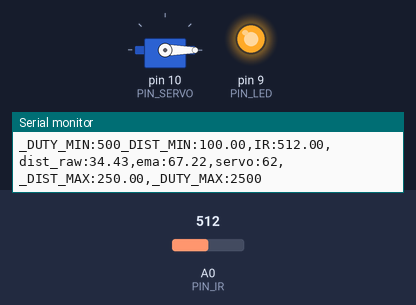
The sketch below on a simulated Arduino Uno, built with avr-gcc and run on an emulated ATmega328P. Parts: servo, output pins drawn as LEDs (lit = HIGH), the last lines printed to the serial monitor. The test bench sets the inputs (shaded band); at power-on: A0 (PIN_IR) = 512.

Above: at 1.2 s.
1.3 s: A0 (PIN_IR) set to 363
2.8 s: A0 (PIN_IR) set to 340
At 3.6 s:
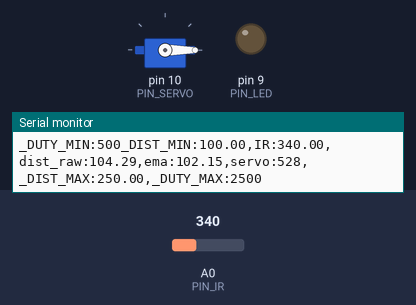
4.3 s: A0 (PIN_IR) set to 240
At 4.8 s:
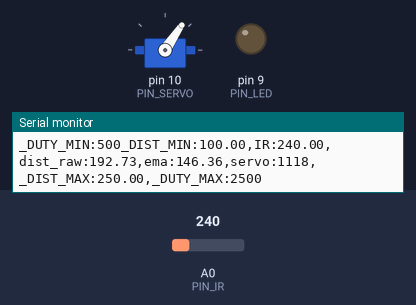
5.8 s: A0 (PIN_IR) set to 122
At 7.0 s:
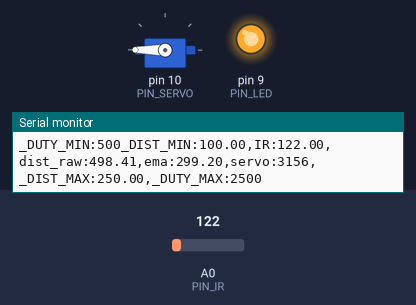
7.3 s: A0 (PIN_IR) set to 510
At 8.2 s:
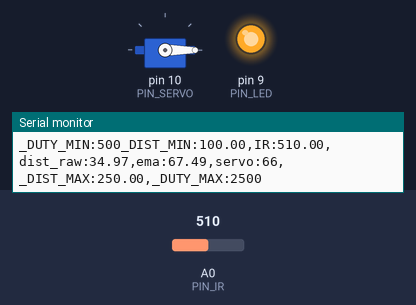
8.8 s: A0 (PIN_IR) set to 90
At 9.4 s:
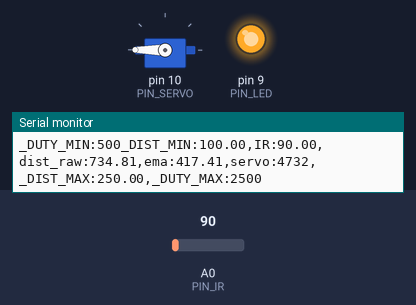
Timing chart, 0 to 11.3 s (numbered marks = the images above; inputs shaded):
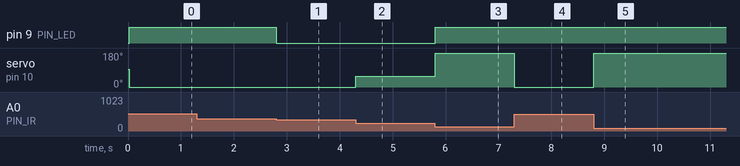

The sketch:

17_example_3.ino
```cpp
#include <Servo.h>

// Arduino pin assignment
#define PIN_IR    0     // IR sensor at Pin A0
#define PIN_LED   9
#define PIN_SERVO 10

#define _DUTY_MIN 500  // servo full clock-wise position (0 degree)
#define _DUTY_NEU 1500 // servo neutral position (90 degree)
#define _DUTY_MAX 2500 // servo full counter-clockwise position (180 degree)

#define _DIST_MIN  100.0 // minimum distance 100mm (10cm)
#define _DIST_MAX  250.0 // maximum distance 250mm (25cm)

#define EMA_ALPHA  0.5   // for EMA Filter

#define LOOP_INTERVAL 20 // Loop Interval (unit: msec)

Servo myservo;
unsigned long last_loop_time; // unit: msec

float dist_prev = _DIST_MIN;
float dist_ema = _DIST_MIN;

void setup()
{
  pinMode(PIN_LED, OUTPUT);

  myservo.attach(PIN_SERVO);
  myservo.writeMicroseconds(_DUTY_NEU);

  Serial.begin(1000000);    // 1,000,000 bps
}

void loop()
{
  unsigned long time_curr = millis();
  int duty;
  float a_value, dist_raw;

  // wait until next event time
  if (time_curr < (last_loop_time + LOOP_INTERVAL))
    return;
  last_loop_time += LOOP_INTERVAL;

  a_value = analogRead(PIN_IR);
  dist_raw = (6762.0/(a_value-9)-4.0)*10.0 - 60.0;
  //dist_raw = ((6762.0 / (a_value - 9.0)) - 4.0) * 10.0;

  // 거리 값이 10~25cm 범위에 있을 때 LED 켜기
  if (dist_raw >= _DIST_MIN && dist_raw <= _DIST_MAX) {
  // 거리 값이 10~25cm 범위에 있을 때 LED 켬
  digitalWrite(PIN_LED, LOW);
} else {
  digitalWrite(PIN_LED, HIGH);   // 그 외의 경우 LED 끔
}

// EMA 필터 적용 (현재 코드에서 dist_ema를 필터링)
dist_ema = (EMA_ALPHA * dist_raw) + ((1 - EMA_ALPHA) * dist_prev);

// 서보 각도 계산 (거리 값에 비례하여 0도에서 180도까지)
float servo_angle = (dist_ema - _DIST_MIN) * 180.0 / (_DIST_MAX - _DIST_MIN);

// 서보에 PWM 신호를 보내서 위치 조정
duty = _DUTY_MIN + (servo_angle / 180.0) * (_DUTY_MAX - _DUTY_MIN);  // 서보 위치에 맞는 PWM 값 계산
myservo.writeMicroseconds(duty);  // 서보 모터에 PWM 신호를 보냄


  Serial.print("_DUTY_MIN:");  Serial.print(_DUTY_MIN);
  Serial.print("_DIST_MIN:");  Serial.print(_DIST_MIN);
  Serial.print(",IR:");        Serial.print(a_value);
  Serial.print(",dist_raw:");  Serial.print(dist_raw);
  Serial.print(",ema:");       Serial.print(dist_ema);
  Serial.print(",servo:");     Serial.print(duty);
  Serial.print(",_DIST_MAX:"); Serial.print(_DIST_MAX);
  Serial.print(",_DUTY_MAX:"); Serial.print(_DUTY_MAX);
  Serial.println("");
}
```

Measured:
- the behaviour switches between 348 and 347 on A0 (PIN_IR) (found by bisection; images 0 and 1)
- after the input at 2.8 s, pin 9 (PIN_LED): HIGH → LOW at once
- after the input at 4.3 s, servo on pin 10 (PIN_SERVO): 0° → 56° at once
- after the input at 5.8 s, pin 9 (PIN_LED): LOW → HIGH at once; servo on pin 10 (PIN_SERVO): 56° → 180° at once
- after the input at 7.3 s, servo on pin 10 (PIN_SERVO): 180° → 0° at once
- after the input at 8.8 s, servo on pin 10 (PIN_SERVO): 0° → 180° at once
